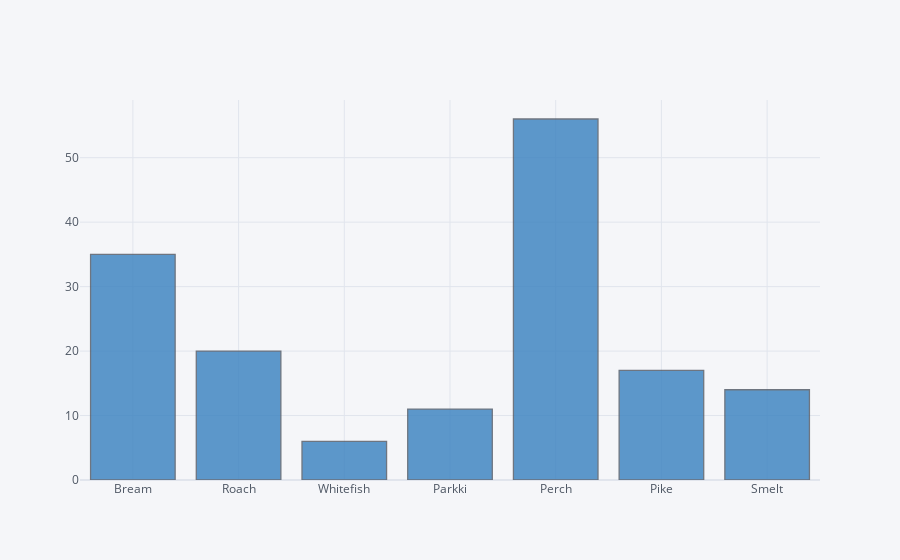

Source (notebook cell):
### Markdown cell above
# Data Visualisation

### Code cell
df['Species'].iplot(kind='hist', colors='blue')

### Figure 1 — Plotly figure (JSON) as saved in the notebook; plotly's stock layout.template omitted (floating-point values rounded to 4 significant figures; data arrays with more than 128 entries replaced by an {"elided": "..."} marker saying what was removed)
{"data": [{"histfunc": "count", "histnorm": "", "marker": {"color": "rgba(55, 128, 191, 1.0)", "line": {"color": "#4D5663", "width": 1.3}}, "name": "Species", "opacity": 0.8, "orientation": "v", "type": "histogram", "x": {"elided": "159 str values"}}], "layout": {"barmode": "overlay", "legend": {"bgcolor": "#F5F6F9", "font": {"color": "#4D5663"}}, "paper_bgcolor": "#F5F6F9", "plot_bgcolor": "#F5F6F9", "title": {"font": {"color": "#4D5663"}}, "xaxis": {"gridcolor": "#E1E5ED", "showgrid": true, "tickfont": {"color": "#4D5663"}, "title": {"font": {"color": "#4D5663"}, "text": ""}, "zerolinecolor": "#E1E5ED"}, "yaxis": {"gridcolor": "#E1E5ED", "showgrid": true, "tickfont": {"color": "#4D5663"}, "title": {"font": {"color": "#4D5663"}, "text": ""}, "zerolinecolor": "#E1E5ED"}}}
